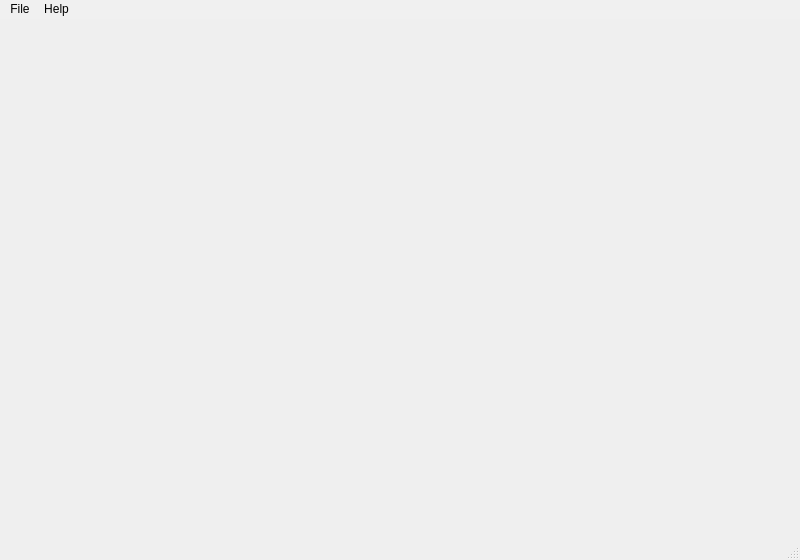
<?xml version="1.0" encoding="UTF-8"?>
<ui version="4.0">
 <class>MainWindow</class>
 <widget class="QMainWindow" name="MainWindow">
  <property name="geometry">
   <rect>
    <x>0</x>
    <y>0</y>
    <width>800</width>
    <height>560</height>
   </rect>
  </property>
  <property name="minimumSize">
   <size>
    <width>800</width>
    <height>560</height>
   </size>
  </property>
  <property name="maximumSize">
   <size>
    <width>800</width>
    <height>560</height>
   </size>
  </property>
  <property name="windowTitle">
   <string>eSports Stream Tools-Reciver v0.0</string>
  </property>
  <property name="styleSheet">
   <string notr="true"/>
  </property>
  <widget class="QWidget" name="main_view">
   <property name="styleSheet">
    <string notr="true"/>
   </property>
   <layout class="QGridLayout" name="main_layout">
    <property name="leftMargin">
     <number>0</number>
    </property>
    <property name="topMargin">
     <number>0</number>
    </property>
    <property name="rightMargin">
     <number>0</number>
    </property>
    <property name="bottomMargin">
     <number>0</number>
    </property>
    <property name="spacing">
     <number>0</number>
    </property>
   </layout>
  </widget>
  <widget class="QMenuBar" name="menu_bar">
   <property name="geometry">
    <rect>
     <x>0</x>
     <y>0</y>
     <width>800</width>
     <height>21</height>
    </rect>
   </property>
   <property name="styleSheet">
    <string notr="true">background-color: rgb(240, 240, 240);</string>
   </property>
   <widget class="QMenu" name="menu_file">
    <property name="styleSheet">
     <string notr="true">QMenu {
    background-color: white;
}

QMenu::item{
	padding: 2px 25px 2px 20px;
}

QMenu::item:selected {
	color:rgb(0, 0, 0);
	background-color: rgb(181, 215, 243);
	border: 1px solid rgb(0, 85, 255)
}</string>
    </property>
    <property name="title">
     <string>File</string>
    </property>
    <addaction name="action_setting"/>
   </widget>
   <widget class="QMenu" name="menu_help">
    <property name="styleSheet">
     <string notr="true">QMenu {
    background-color: white;
}

QMenu::item{
	padding: 2px 25px 2px 20px;
}

QMenu::item:selected {
	color:rgb(0, 0, 0);
	background-color: rgb(181, 215, 243);
	border: 1px solid rgb(0, 85, 255)
}</string>
    </property>
    <property name="title">
     <string>Help</string>
    </property>
    <addaction name="action_github_page"/>
   </widget>
   <addaction name="menu_file"/>
   <addaction name="menu_help"/>
  </widget>
  <widget class="QStatusBar" name="status_bar"/>
  <action name="action_setting">
   <property name="text">
    <string>Setting</string>
   </property>
  </action>
  <action name="action_github_page">
   <property name="text">
    <string>Github page</string>
   </property>
  </action>
 </widget>
 <resources/>
 <connections/>
</ui>
